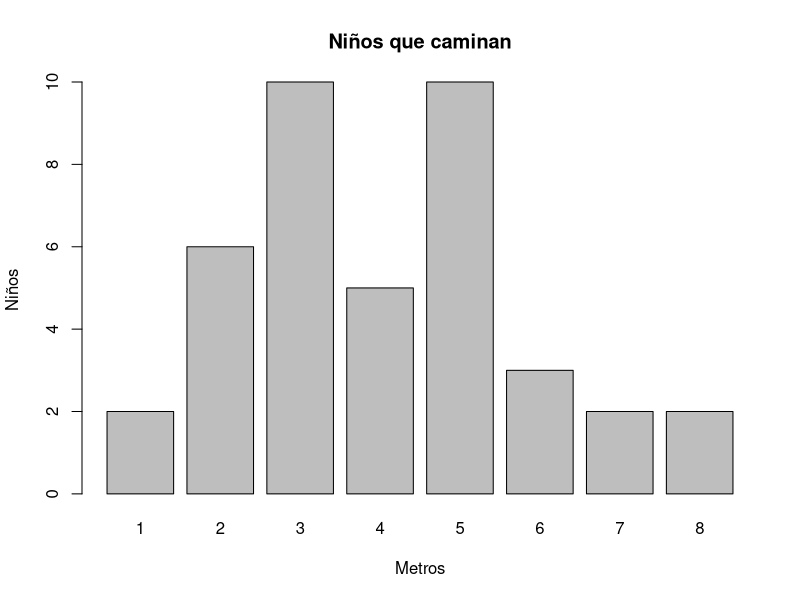
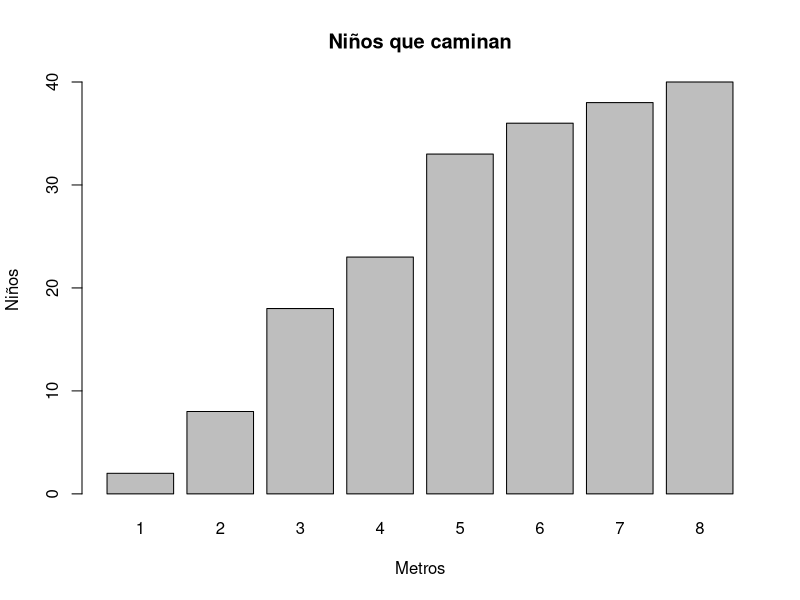
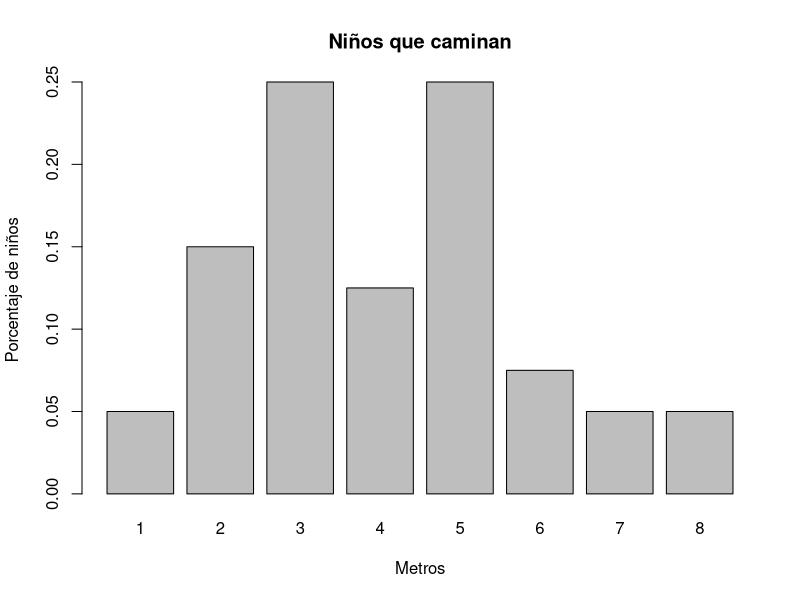
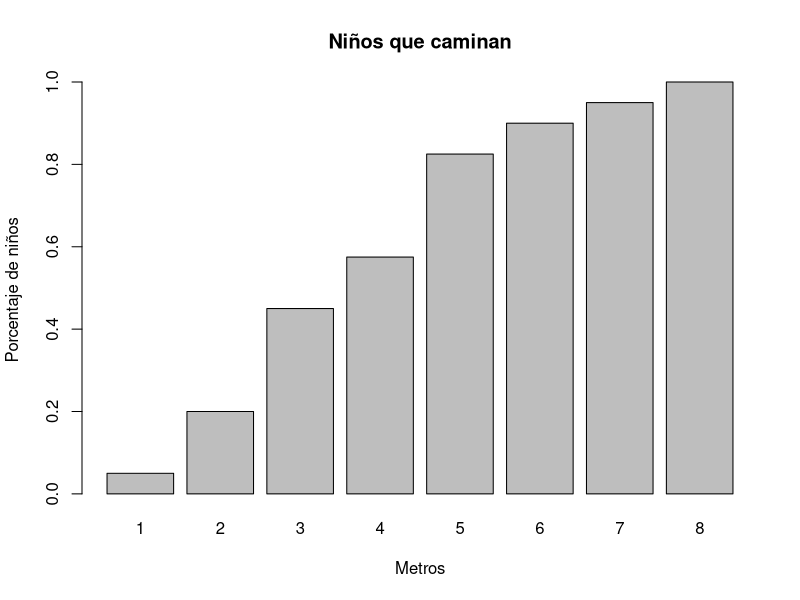
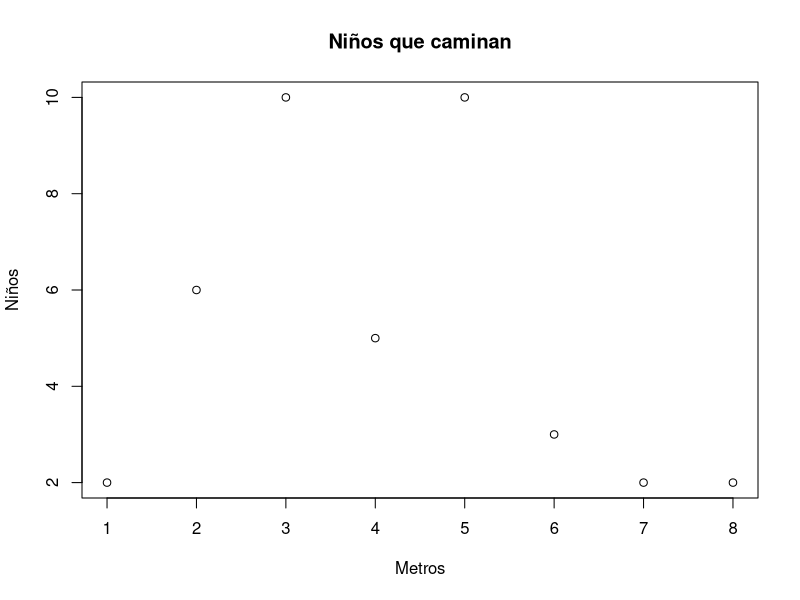

Write R code to recreate these figures, in order.
a = c(1,2,3,4,5,6,7,8 )
b = c(2,6,10,5,10,3,2,2)

# Punto 3
#a
x = a
absoluta = b
absoluta_acumulada = cumsum(b)
frecuencia_relativa = b/sum(b)
relativa_acumulada = cumsum(b/sum(b))
cbind(x,absoluta,absoluta_acumulada,frecuencia_relativa, relativa_acumulada)


#b
#Frecuencia absoluta
barplot(absoluta, cex.names = 1, names.arg = x, xlab = "Metros", ylab = "Niños", main = "Niños que caminan")
#Frecuencia acumulada
barplot(absoluta_acumulada, cex.names = 1, names.arg = x, xlab = "Metros", ylab = "Niños", main = "Niños que caminan")
#Frecuencia relativa
barplot(frecuencia_relativa, cex.names = 1, names.arg = x, xlab = "Metros", ylab = "Porcentaje de niños", main = "Niños que caminan")
#Frecuencia relativa acumultada
barplot(relativa_acumulada, cex.names = 1, names.arg = x, xlab = "Metros", ylab = "Porcentaje de niños", main="Niños que caminan")


#c
summary(b)

#d
sd(b) #Desviacion estandar
var(b) #varianza

#e
plot(b,xlab = "Metros",ylab = "Niños",main = "Niños que caminan")

#f
# Se puede observar que en promedio los niños caminan 4 metros, también se puede obsertbar que el 75% de los niños caminan
# al menos 7 metros y los datos tienen una dispersión de 11.71 metros
